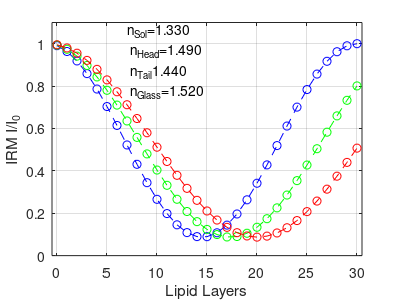
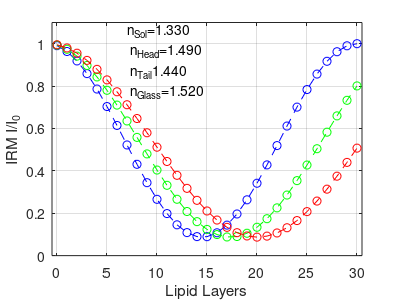
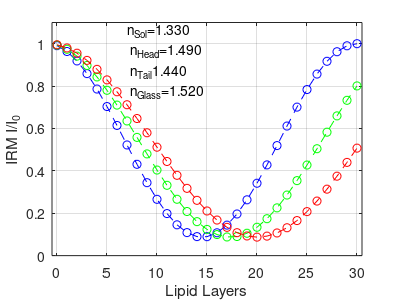

The MATLAB source for these figures, in order:
%% III: Head-Tail Simulation, No Adlayer
clear; clc;

%IRM Light Wavelength
lambda1 = 450e-9;
lambda2 = 532e-9; 
lambda3 = 610e-9;

%Refractive Indices
n0 = 1.52; %Substrate refractive index
n1 = 1.49; %Phosphocholine lipid head group refractive index
n2 = 1.44; %Lipid tail group refractive index (octadecane used in model)
n3 = 1.33; %PBS top solution refractive index

%Distances and Wavelength
m = 0:30;
npoint=max(size(m));
d1 = 0.5e-9; %Phosphocholine head thickness
d2 = 4e-9; %Tail thickness

%Fresnel Reflectance Coefficients
r01 = (n0-n1)/(n0+n1); %Substrate to head
r12 = (n1-n2)/(n1+n2); %Head to tail
r21 = -r12; %Tail to head
r13 = (n1-n3)/(n1+n3); %Head to top solution

%Fresnel Transmittance Coefficients
t01 = 2*n0/(n0+n1);  %Substrate to head
t12 = 2*n1/(n1+n2); %Head to tail
t21 = 2*n2/(n1+n2); %Tail to head
t13 = 2*n1/(n1+n3); %Head to top solution 

%Transfer Matrices between layers
M01 = [1,r01;r01,1]/t01; %Substrate to head
M12 = [1,r12;r12,1]/t12; %Head to tail
M21 = [1,r21;r21,1]/t21; %Tail to head
M13 = [1,r13;r13,1]/t13; %Head to top solution 

%Transfer Matrices within layers - 450 nm
phi1_l1 = 2*pi*n1*d1/lambda1; %Head
phi2_l1 = 2*pi*n2*d2/lambda1; %Tail
M1_l1 = [exp(1i*phi1_l1),0;0,exp(-1*1i*phi1_l1)]; %Head
M2_l1 = [exp(1i*phi2_l1),0;0,exp(-1*1i*phi2_l1)]; %Tail

%Transfer Matrices within layers - 532 nm
phi1_l2 = 2*pi*n1*d1/lambda2; %Head
phi2_l2 = 2*pi*n2*d2/lambda2; %Tail
M1_l2 = [exp(1i*phi1_l2),0;0,exp(-1*1i*phi1_l2)]; %Head
M2_l2 = [exp(1i*phi2_l2),0;0,exp(-1*1i*phi2_l2)]; %Tail

%Transfer Matrices within layers - 610 nm
phi1_l3 = 2*pi*n1*d1/lambda3; %Head
phi2_l3 = 2*pi*n2*d2/lambda3; %Tail
M1_l3 = [exp(1i*phi1_l3),0;0,exp(-1*1i*phi1_l3)]; %Head
M2_l3 = [exp(1i*phi2_l3),0;0,exp(-1*1i*phi2_l3)]; %Tail

%Coefficients
r=zeros(npoint,1);
t=r;
R=r;
T=r;
C=R;

%Light Pathway: m01 - j(m1 - m12 - m2 - m21 - m1) - m13
for j=1:npoint
	M_l1 = M01*[(M1_l1*M12*M2_l1*M21*M1_l1)^j]*M13;
	r_l1(j)=M_l1(2,1)/M_l1(1,1);
    t_l1(j)=1/M_l1(1,1);
	
	M_l2 = M01*[(M1_l2*M12*M2_l2*M21*M1_l2)^j]*M13;
	r_l2(j)=M_l2(2,1)/M_l2(1,1);
    t_l2(j)=1/M_l2(1,1);
	
	M_l3 = M01*[(M1_l3*M12*M2_l3*M21*M1_l3)^j]*M13;
	r_l3(j)=M_l3(2,1)/M_l3(1,1);
    t_l3(j)=1/M_l3(1,1);
end
for k=1:npoint
        R_l1(k)=norm(r_l1(k))^2;
        T_l1(k)=norm(t_l1(k))^2*n3/n0;
		
		R_l2(k)=norm(r_l2(k))^2;
        T_l2(k)=norm(t_l2(k))^2*n3/n0;
		
		R_l3(k)=norm(r_l3(k))^2;
        T_l3(k)=norm(t_l3(k))^2*n3/n0;
end

Rbg=(((n0-n3)./(n0+n3)).^2);
CIRM_l1=R_l1./Rbg;
CIRM_l2=R_l2./Rbg;
CIRM_l3=R_l3./Rbg;


%Creating the graph
figure(2);
plot(m,CIRM_l1,'b--o')
hold on 
plot(m,CIRM_l2,'g--o')
plot(m,CIRM_l3,'r--o')
hold off
xlabel('Lipid Layers')
ylabel('IRM I/I_0')
grid on;
ylim([0,1.1])
xlim([min(m)-0.5,max(m)+0.5])
textct=sprintf('n_S_o_l=%4.3f\n n_H_e_a_d=%4.3f\n n_T_a_i_l%4.3f\n n_G_l_a_s_s=%4.3f\n',n3,n1,n2,n0);
% text('Position',[20 1 0]);
% text(min(xlim())+0.6*(max(xlim())-min(xlim())),0.8*min(ylim())+0.2*(max(ylim())-min(ylim())),textct);
text(7,0.9,textct);

set(gcf,'PaperUnits','inches','PaperPosition',[0 0 4 3])
opfnhead=sprintf('nSol=%4.2f,nHead=%4.2f,nTail=%4.2f, wavelength=%4.1fnm, HeadTailNoAdlayer',n3,n1,n2,lambda1*1e9);
print([opfnhead,'.png'],'-dpng');
dlmwrite([opfnhead,'.dat'],[m,CIRM_l1],'\t');
I_glass=4000;
Mimg=I_glass*ones(1024,1024);
Mimg(212:812,212:812)=I_glass*CIRM_l1(2);
Mimg(412:612,412:612)=I_glass*CIRM_l1(3);
imwrite(uint16(Mimg),[opfnhead,'.tif']);

opfnhead=sprintf('nSol=%4.2f,nHead=%4.2f,nTail=%4.2f, wavelength=%4.1fnm, HeadTailNoAdlayer',n3,n1,n2,lambda2*1e9);
print([opfnhead,'.png'],'-dpng');
dlmwrite([opfnhead,'.dat'],[m,CIRM_l2],'\t');
I_glass=4000;
Mimg=I_glass*ones(1024,1024);
Mimg(212:812,212:812)=I_glass*CIRM_l2(2);
Mimg(412:612,412:612)=I_glass*CIRM_l2(3);
imwrite(uint16(Mimg),[opfnhead,'.tif']);

opfnhead=sprintf('nSol=%4.2f,nHead=%4.2f,nTail=%4.2f, wavelength=%4.1fnm, HeadTailNoAdlayer',n3,n1,n2,lambda3*1e9);
print([opfnhead,'.png'],'-dpng');
dlmwrite([opfnhead,'.dat'],[m,CIRM_l3],'\t');
I_glass=4000;
Mimg=I_glass*ones(1024,1024);
Mimg(212:812,212:812)=I_glass*CIRM_l3(2);
Mimg(412:612,412:612)=I_glass*CIRM_l3(3);
imwrite(uint16(Mimg),[opfnhead,'.tif']);